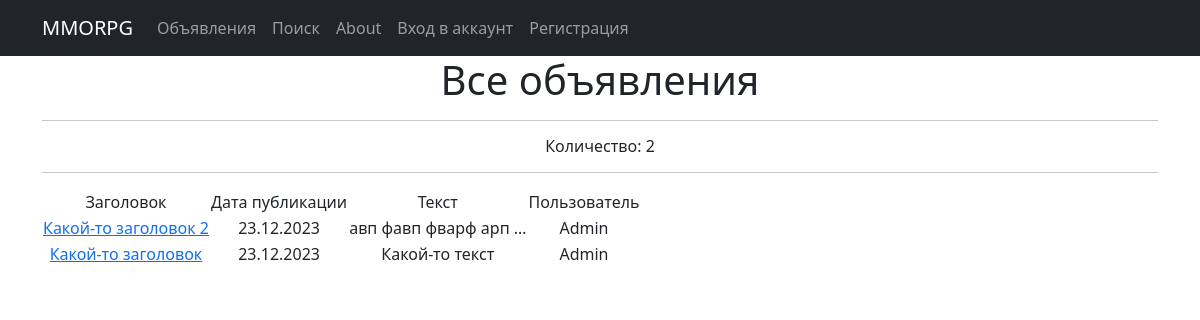
/posts/, run on the app's committed database.
### board/models.py (models this page shows, shortened)
class Post(models.Model):
    title = models.CharField(max_length=255)
    text = RichTextField()
    created_at = models.DateTimeField(auto_now_add=True)
    category = models.CharField(max_length=3, choices=CATEGORY, )
    user = models.ForeignKey(User, on_delete=models.CASCADE)
    CATEGORY = CATEGORY

### board/views.py (the view)
# urls.py: path('', PostsList.as_view(), name='posts_list'),
class PostsList(ListView):
    model = Post
    ordering = '-created_at'
    template_name = 'posts_list.html'
    context_object_name = 'posts_list'

### templates/posts_list.html (shortened to what this page needs)
{% extends 'flatpages/default.html' %}
{% block content %}
    <h1>Все объявления</h1>
    <hr>
    <h6>Количество: {{ posts_list|length }}</h6>
    <hr>
    {% if posts_list %}
        <table>
            <tr>
                <td>Заголовок</td>
                <td>Дата публикации</td>
                <td>Текст</td>
                <td>Пользователь</td>
            </tr>
            {% for post in posts_list %}
            <tr>
                <td>
                    <a href="{% url 'post_detail' post.id %}">{{ post.title }}</a>
                </td>
                <td>{{ post.created_at|date:'d.m.Y' }}</td>
                <td>{{ post.text|truncatechars:20 }}</td>
                <td>{{ post.user.username }}</td>
            </tr>
            {% endfor %}
        </table>
    {% else %}
        <h2>Объявлений нет!</h2>
    {% endif %}
{% endblock content %}

### templates/flatpages/default.html (shortened to what this page needs)
<!DOCTYPE html>
<html lang="en">
    <head>
        {% load static %}
        <link href="{% static 'css/styles.css' %}" rel="stylesheet" />
    </head>
    <body>
        <nav class="navbar navbar-expand-lg navbar-dark bg-dark static-top">
            <div class="container">
                <a class="navbar-brand" href="/">MMORPG</a>
                <div class="collapse navbar-collapse" id="navbarResponsive">
                    <ul class="navbar-nav ml-auto">
                        <li class="nav-item">
                            <a class="nav-link" href="{% url 'posts_list'%}">Объявления</a>
                        </li>
                        <li class="nav-item">
                            <a class="nav-link" href="{% url 'posts_search'%}">Поиск</a>
                        </li>
                        <li class="nav-item">
                            <a class="nav-link" href="/about/">About</a>
                        </li>
                        {% if user.is_authenticated %}
                        <li class="nav-item">
                            <a class="nav-link" href="{% url 'account_logout' %}">Выход из аккаунта</a>
                        </li>
                        {% else %}
                        <li class="nav-item">
                            <a class="nav-link" href="{% url 'account_login' %}">Вход в аккаунт</a>
                        </li>
                        <li class="nav-item">
                            <a class="nav-link" href="{% url 'account_signup' %}">Регистрация</a>
                        </li>
                        {% endif %}
                    </ul>
                </div>
            </div>
        </nav>
        <div class="container">
            <div class="row">
                <div class="col-lg-12 text-center">
                    {% block content %}{% endblock content %}
                </div>
            </div>
        </div>
    </body>
</html>

### data on the page
Post: title "Какой-то заголовок 2", created_at "23.12.2023", text "авп фавп фварф арп …", user.username "Admin"
Post: title "Какой-то заголовок", created_at "23.12.2023", text "Какой-то текст", user.username "Admin"

### other printed values
{{ posts_list|length }} "2"
